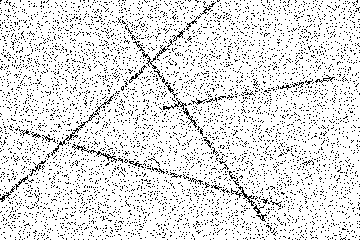
#> input picture 5.Aufgabe/noisy-lines.tif, 360 x 240 px
$ jupyter execute aufgabe5.ipynb
#> lines starting #> are read from the running program, lines starting #| are printed output that depends on the picture
[cell 1]
import numpy as np
import matplotlib.pyplot as plt
from skimage.io import imread
from skimage.feature import canny
from scipy.ndimage import maximum_filter

[cell 2]
class LinearHT:
    def __init__(self, img, aSteps, rSteps):
        self.img = img
        self.nAng = aSteps
        self.dAng = np.pi / self.nAng
        self.nRad = rSteps

        self.xCtr = img.shape[1] / 2.0
        self.yCtr = img.shape[0] / 2.0

        self.rMax = np.hypot(self.xCtr, self.yCtr)
        self.dRad = (2 * self.rMax) / self.nRad
        self.rOffset = self.nRad // 2

        self.houghArray = np.zeros((self.nRad, self.nAng), dtype=int)

        self.fillHoughAccumulator()

    def fillHoughAccumulator(self):
        for v in range(self.img.shape[0]):
            for u in range(self.img.shape[1]):
                if self.img[v, u] > 0:
                    self.doPixel(u, v)

    def doPixel(self, u, v):
        x = u - self.xCtr
        y = v - self.yCtr
        for a in range(self.nAng):
            theta = self.dAng * a
            rho = x * np.cos(theta) + y * np.sin(theta)
            rhos = np.linspace(-self.rMax, self.rMax, self.nRad)
            r_idx = np.searchsorted(rhos, rho)
            if 0 <= r_idx < self.nRad:
                self.houghArray[r_idx, a] += 1

[cell 3]
# [52 lines left out: function plot_top_hough_lines, not called in this run]

[cell 4]
from skimage.filters import median


# Hough-Transform Parameter
canny_filter_sigma = 3
hough_aSteps = 1000
hough_rSteps = 1000

#
num_lines = 5
filter_size = 5
threshold_frac = 0.5


image = imread("noisy-lines.tif", as_gray=True)
#> image: shape (240, 360); 88.2% white; black in thin lines or dots

med = median(image)
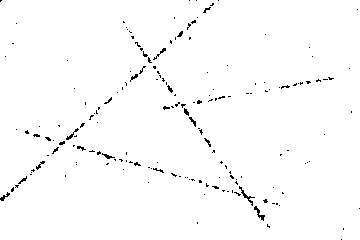
#> med: shape (240, 360); 98.5% white; black in thin lines or dots
negative = 255 - med
#> negative: shape (240, 360); 1.5% white in thin lines or dots
binary_img = negative.astype(np.uint8)

#plot img after binary and median filter
plt.figure(figsize=(6,6))
plt.imshow(binary_img, cmap='gray')
plt.title("Canny-Edges")
plt.axis('off')
plt.show()

[cell 5]
hough = LinearHT(binary_img, aSteps=hough_aSteps, rSteps=hough_rSteps)
